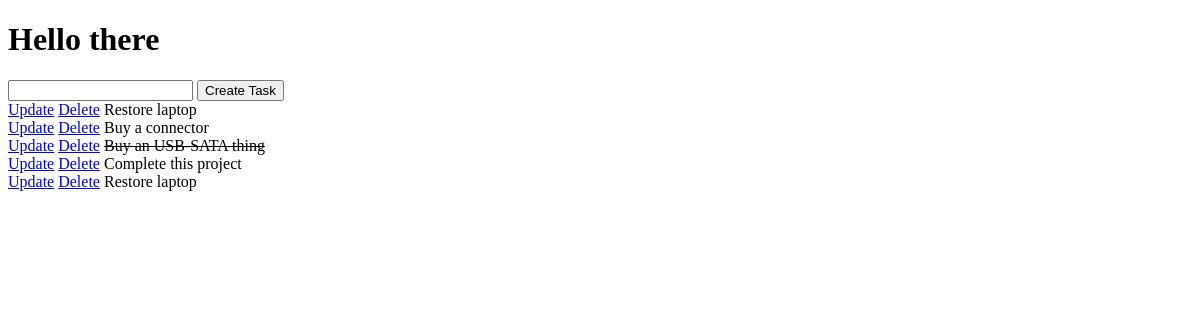
The app's page /, older data.
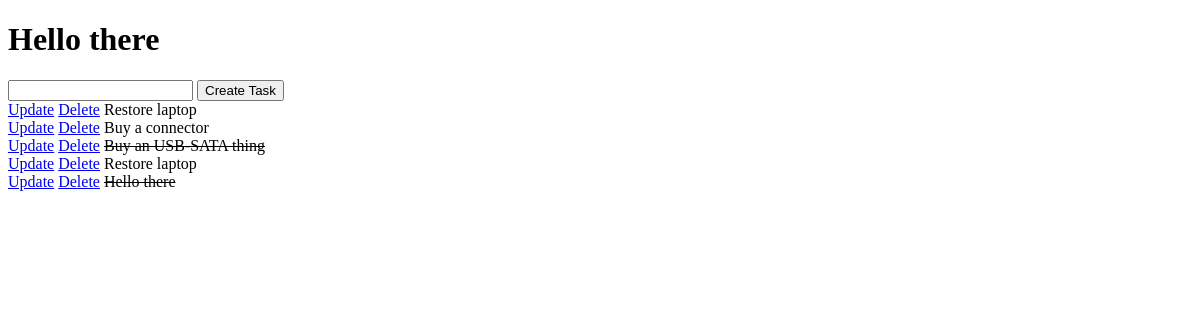
The same page, newer data.
### base/models.py (models this page shows)
class Task(models.Model):
    title = models.CharField(max_length=200)
    complete = models.BooleanField(default=False)
    created = models.DateTimeField(auto_now_add=True)
    def __str__(self):
        return self.title

### base/views.py (the view)
# urls.py: path('', index, name='index'),
def index(request):
    tasks = Task.objects.all()
    form = TaskForm()
    if request.method == 'POST':
        form = TaskForm(request.POST)
        if form.is_valid():
            form.save()
        return redirect('/')
    context = {'tasks': tasks, 'form': form}
    return render(request, 'base/index.html', context=context)

### base/forms.py
class TaskForm(ModelForm):
    class Meta:
        model = Task
        fields = '__all__'

### base/templates/base/index.html (shortened to what this page needs)
<!DOCTYPE html>
<html lang="en">
<head>
</head>
<body>
    <h1>Hello there</h1>
    <form method="POST" action="/">
        {{ form.title }}
        <input type="submit" value="Create Task">
    </form>
    {% for task in tasks %}
        <div>
            <a href="{% url 'update_task' task.id %}">Update</a>
            <a href="{% url 'delete_task' task.id %}">Delete</a>
            {% if task.complete == True %}
            <strike>{{ task }}</strike>
            {% else %}
            <span>{{ task }}</span>
            {% endif %}
        </div>
    {% endfor %}
</body>
</html>

Row changes from the older to the newer data that the page shows:
removed Task: title "Complete this project"
added Task: title "Hello there"
